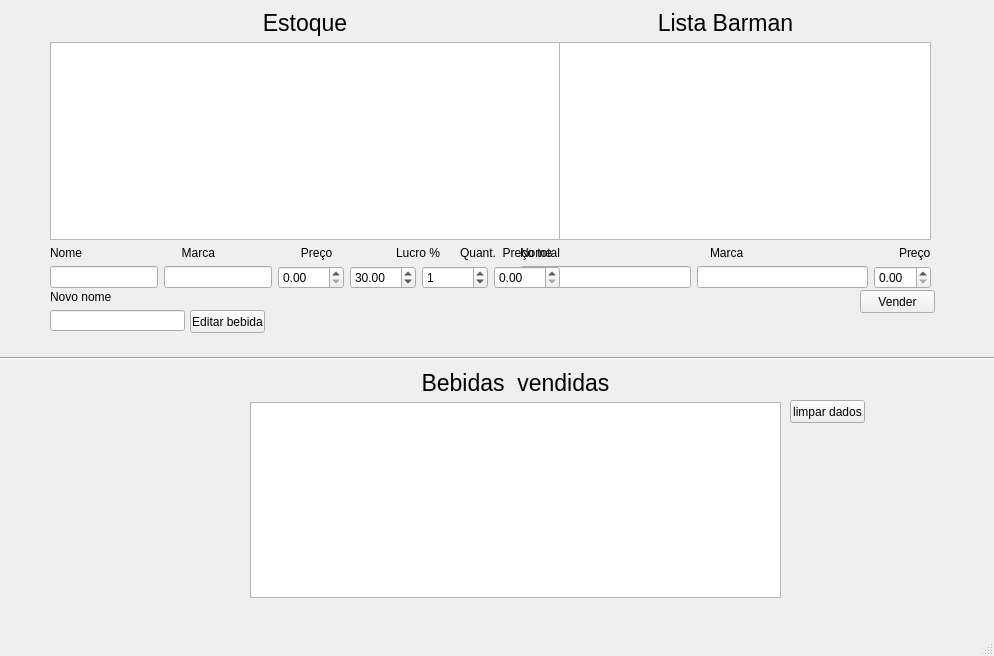
<?xml version="1.0" encoding="UTF-8"?>
<ui version="4.0">
 <class>TelaBarmam</class>
 <widget class="QMainWindow" name="TelaBarmam">
  <property name="geometry">
   <rect>
    <x>0</x>
    <y>0</y>
    <width>994</width>
    <height>656</height>
   </rect>
  </property>
  <property name="sizePolicy">
   <sizepolicy hsizetype="Fixed" vsizetype="Fixed">
    <horstretch>0</horstretch>
    <verstretch>0</verstretch>
   </sizepolicy>
  </property>
  <property name="windowTitle">
   <string>Barman</string>
  </property>
  <property name="windowIcon">
   <iconset resource="mures.qrc">
    <normaloff>:/imagem/imagem/barmam.png</normaloff>:/imagem/imagem/barmam.png</iconset>
  </property>
  <widget class="QWidget" name="centralwidget">
   <widget class="QPushButton" name="pushButton_edtBebida">
    <property name="geometry">
     <rect>
      <x>190</x>
      <y>310</y>
      <width>75</width>
      <height>23</height>
     </rect>
    </property>
    <property name="text">
     <string>Editar bebida</string>
    </property>
   </widget>
   <widget class="QPushButton" name="pushButton_barmanVender">
    <property name="geometry">
     <rect>
      <x>860</x>
      <y>290</y>
      <width>75</width>
      <height>23</height>
     </rect>
    </property>
    <property name="text">
     <string>Vender</string>
    </property>
   </widget>
   <widget class="Line" name="line">
    <property name="geometry">
     <rect>
      <x>0</x>
      <y>350</y>
      <width>1001</width>
      <height>16</height>
     </rect>
    </property>
    <property name="orientation">
     <enum>Qt::Horizontal</enum>
    </property>
   </widget>
   <widget class="QWidget" name="layoutWidget">
    <property name="geometry">
     <rect>
      <x>50</x>
      <y>290</y>
      <width>135</width>
      <height>41</height>
     </rect>
    </property>
    <layout class="QVBoxLayout" name="verticalLayout_2">
     <item>
      <widget class="QLabel" name="label_8">
       <property name="text">
        <string>Novo nome</string>
       </property>
      </widget>
     </item>
     <item>
      <widget class="QLineEdit" name="lineEdit_novoNome"/>
     </item>
    </layout>
   </widget>
   <widget class="QWidget" name="layoutWidget">
    <property name="geometry">
     <rect>
      <x>520</x>
      <y>10</y>
      <width>411</width>
      <height>279</height>
     </rect>
    </property>
    <layout class="QVBoxLayout" name="verticalLayout_4">
     <item>
      <widget class="QLabel" name="label_9">
       <property name="font">
        <font>
         <pointsize>17</pointsize>
        </font>
       </property>
       <property name="text">
        <string>Lista Barman</string>
       </property>
       <property name="alignment">
        <set>Qt::AlignCenter</set>
       </property>
      </widget>
     </item>
     <item>
      <widget class="QTableView" name="tableView_listBarman">
       <property name="editTriggers">
        <set>QAbstractItemView::NoEditTriggers</set>
       </property>
      </widget>
     </item>
     <item>
      <layout class="QVBoxLayout" name="verticalLayout_3">
       <item>
        <layout class="QHBoxLayout" name="horizontalLayout_4">
         <item>
          <widget class="QLabel" name="label_10">
           <property name="sizePolicy">
            <sizepolicy hsizetype="Preferred" vsizetype="Preferred">
             <horstretch>0</horstretch>
             <verstretch>0</verstretch>
            </sizepolicy>
           </property>
           <property name="text">
            <string>Nome</string>
           </property>
          </widget>
         </item>
         <item>
          <widget class="QLabel" name="label_12">
           <property name="sizePolicy">
            <sizepolicy hsizetype="Preferred" vsizetype="Preferred">
             <horstretch>0</horstretch>
             <verstretch>0</verstretch>
            </sizepolicy>
           </property>
           <property name="text">
            <string>Marca</string>
           </property>
          </widget>
         </item>
         <item>
          <widget class="QLabel" name="label_11">
           <property name="sizePolicy">
            <sizepolicy hsizetype="Fixed" vsizetype="Preferred">
             <horstretch>0</horstretch>
             <verstretch>0</verstretch>
            </sizepolicy>
           </property>
           <property name="text">
            <string>Preço</string>
           </property>
          </widget>
         </item>
        </layout>
       </item>
       <item>
        <layout class="QHBoxLayout" name="horizontalLayout_3">
         <item>
          <widget class="QLineEdit" name="lineEdit_nomeVenda"/>
         </item>
         <item>
          <widget class="QLineEdit" name="lineEdit_marcaVenda"/>
         </item>
         <item>
          <widget class="QDoubleSpinBox" name="doubleSpinBox_precoVenda"/>
         </item>
        </layout>
       </item>
      </layout>
     </item>
    </layout>
   </widget>
   <widget class="QWidget" name="layoutWidget">
    <property name="geometry">
     <rect>
      <x>50</x>
      <y>10</y>
      <width>510</width>
      <height>279</height>
     </rect>
    </property>
    <layout class="QVBoxLayout" name="verticalLayout_5">
     <item>
      <widget class="QLabel" name="label_3">
       <property name="font">
        <font>
         <pointsize>17</pointsize>
        </font>
       </property>
       <property name="text">
        <string>Estoque</string>
       </property>
       <property name="alignment">
        <set>Qt::AlignCenter</set>
       </property>
      </widget>
     </item>
     <item>
      <widget class="QTableView" name="tableView_estoque">
       <property name="editTriggers">
        <set>QAbstractItemView::NoEditTriggers</set>
       </property>
      </widget>
     </item>
     <item>
      <layout class="QVBoxLayout" name="verticalLayout">
       <item>
        <layout class="QHBoxLayout" name="horizontalLayout_2">
         <item>
          <widget class="QLabel" name="label">
           <property name="text">
            <string>Nome</string>
           </property>
          </widget>
         </item>
         <item>
          <widget class="QLabel" name="label_2">
           <property name="text">
            <string>     Marca</string>
           </property>
          </widget>
         </item>
         <item>
          <widget class="QLabel" name="label_4">
           <property name="text">
            <string>      Preço</string>
           </property>
          </widget>
         </item>
         <item>
          <widget class="QLabel" name="label_6">
           <property name="sizePolicy">
            <sizepolicy hsizetype="Fixed" vsizetype="Preferred">
             <horstretch>0</horstretch>
             <verstretch>0</verstretch>
            </sizepolicy>
           </property>
           <property name="text">
            <string>Lucro %    </string>
           </property>
          </widget>
         </item>
         <item>
          <widget class="QLabel" name="label_5">
           <property name="sizePolicy">
            <sizepolicy hsizetype="Fixed" vsizetype="Preferred">
             <horstretch>0</horstretch>
             <verstretch>0</verstretch>
            </sizepolicy>
           </property>
           <property name="text">
            <string>Quant.</string>
           </property>
           <property name="alignment">
            <set>Qt::AlignRight|Qt::AlignTrailing|Qt::AlignVCenter</set>
           </property>
          </widget>
         </item>
         <item>
          <widget class="QLabel" name="label_7">
           <property name="sizePolicy">
            <sizepolicy hsizetype="Fixed" vsizetype="Preferred">
             <horstretch>0</horstretch>
             <verstretch>0</verstretch>
            </sizepolicy>
           </property>
           <property name="text">
            <string>Preço total</string>
           </property>
           <property name="alignment">
            <set>Qt::AlignRight|Qt::AlignTrailing|Qt::AlignVCenter</set>
           </property>
          </widget>
         </item>
        </layout>
       </item>
       <item>
        <layout class="QHBoxLayout" name="horizontalLayout">
         <item>
          <widget class="QLineEdit" name="lineEdit_nome">
           <property name="sizePolicy">
            <sizepolicy hsizetype="Fixed" vsizetype="Fixed">
             <horstretch>0</horstretch>
             <verstretch>0</verstretch>
            </sizepolicy>
           </property>
          </widget>
         </item>
         <item>
          <widget class="QLineEdit" name="lineEdit_marca">
           <property name="sizePolicy">
            <sizepolicy hsizetype="Fixed" vsizetype="Fixed">
             <horstretch>0</horstretch>
             <verstretch>0</verstretch>
            </sizepolicy>
           </property>
          </widget>
         </item>
         <item>
          <widget class="QDoubleSpinBox" name="doubleSpinBox_preco"/>
         </item>
         <item>
          <widget class="QDoubleSpinBox" name="doubleSpinBox_lucro">
           <property name="maximum">
            <double>100.000000000000000</double>
           </property>
           <property name="value">
            <double>30.000000000000000</double>
           </property>
          </widget>
         </item>
         <item>
          <widget class="QSpinBox" name="spinBox_quantidade">
           <property name="sizePolicy">
            <sizepolicy hsizetype="Preferred" vsizetype="Fixed">
             <horstretch>0</horstretch>
             <verstretch>0</verstretch>
            </sizepolicy>
           </property>
           <property name="maximum">
            <number>100</number>
           </property>
           <property name="value">
            <number>1</number>
           </property>
          </widget>
         </item>
         <item>
          <widget class="QDoubleSpinBox" name="doubleSpinBox_precoTotal"/>
         </item>
        </layout>
       </item>
      </layout>
     </item>
    </layout>
   </widget>
   <widget class="QPushButton" name="pushButton_limpardados">
    <property name="geometry">
     <rect>
      <x>790</x>
      <y>400</y>
      <width>75</width>
      <height>23</height>
     </rect>
    </property>
    <property name="text">
     <string>limpar dados</string>
    </property>
   </widget>
   <widget class="QWidget" name="layoutWidget">
    <property name="geometry">
     <rect>
      <x>250</x>
      <y>370</y>
      <width>531</width>
      <height>228</height>
     </rect>
    </property>
    <layout class="QVBoxLayout" name="verticalLayout_6">
     <item>
      <widget class="QLabel" name="label_13">
       <property name="font">
        <font>
         <pointsize>17</pointsize>
        </font>
       </property>
       <property name="text">
        <string>Bebidas  vendidas</string>
       </property>
       <property name="alignment">
        <set>Qt::AlignCenter</set>
       </property>
      </widget>
     </item>
     <item>
      <widget class="QTableView" name="tableView_bebidaVendidas">
       <property name="editTriggers">
        <set>QAbstractItemView::NoEditTriggers</set>
       </property>
      </widget>
     </item>
    </layout>
   </widget>
  </widget>
  <widget class="QMenuBar" name="menubar">
   <property name="geometry">
    <rect>
     <x>0</x>
     <y>0</y>
     <width>994</width>
     <height>21</height>
    </rect>
   </property>
  </widget>
  <widget class="QStatusBar" name="statusbar"/>
 </widget>
 <resources>
  <include location="mures.qrc"/>
 </resources>
 <connections/>
</ui>
